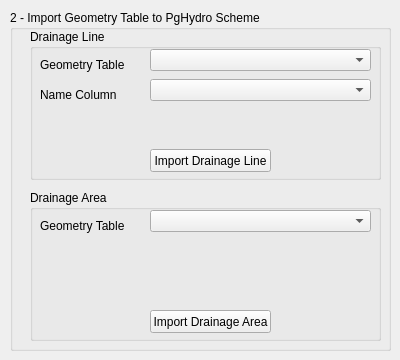
   <widget class="QWidget" name="tab_9">
    <attribute name="title">
     <string>Import Spatial Data</string>
    </attribute>
    <widget class="QGroupBox" name="groupBox_2">
     <property name="geometry">
      <rect>
       <x>10</x>
       <y>10</y>
       <width>381</width>
       <height>341</height>
      </rect>
     </property>
     <property name="title">
      <string>2 - Import Geometry Table to PgHydro Scheme</string>
     </property>
     <widget class="QGroupBox" name="groupBox_3">
      <property name="geometry">
       <rect>
        <x>20</x>
        <y>19</y>
        <width>351</width>
        <height>151</height>
       </rect>
      </property>
      <property name="title">
       <string>Drainage Line</string>
      </property>
      <widget class="QPushButton" name="pushButton_import_drainage_line">
       <property name="geometry">
        <rect>
         <x>120</x>
         <y>120</y>
         <width>121</width>
         <height>23</height>
        </rect>
       </property>
       <property name="text">
        <string>Import Drainage Line</string>
       </property>
      </widget>
      <widget class="QLabel" name="label_7">
       <property name="geometry">
        <rect>
         <x>10</x>
         <y>20</y>
         <width>151</width>
         <height>31</height>
        </rect>
       </property>
       <property name="text">
        <string>Geometry Table</string>
       </property>
      </widget>
      <widget class="QLabel" name="label_9">
       <property name="geometry">
        <rect>
         <x>10</x>
         <y>50</y>
         <width>151</width>
         <height>31</height>
        </rect>
       </property>
       <property name="text">
        <string>Name Column</string>
       </property>
      </widget>
      <widget class="QComboBox" name="input_drainage_line_table_MapLayerComboBox">
       <property name="geometry">
        <rect>
         <x>120</x>
         <y>20</y>
         <width>221</width>
         <height>22</height>
        </rect>
       </property>
      </widget>
      <widget class="QComboBox" name="input_drainage_line_table_attribute_name_MapLayerComboBox">
       <property name="geometry">
        <rect>
         <x>120</x>
         <y>50</y>
         <width>221</width>
         <height>22</height>
        </rect>
       </property>
      </widget>
     </widget>
     <widget class="QGroupBox" name="groupBox_4">
      <property name="geometry">
       <rect>
        <x>20</x>
        <y>180</y>
        <width>351</width>
        <height>151</height>
       </rect>
      </property>
      <property name="title">
       <string>Drainage Area</string>
      </property>
      <widget class="QLabel" name="label_10">
       <property name="geometry">
        <rect>
         <x>10</x>
         <y>20</y>
         <width>151</width>
         <height>31</height>
        </rect>
       </property>
       <property name="text">
        <string>Geometry Table</string>
       </property>
      </widget>
      <widget class="QPushButton" name="pushButton_import_drainage_area">
       <property name="geometry">
        <rect>
         <x>120</x>
         <y>120</y>
         <width>121</width>
         <height>23</height>
        </rect>
       </property>
       <property name="text">
        <string>Import Drainage Area</string>
       </property>
      </widget>
      <widget class="QComboBox" name="input_drainage_area_table_MapLayerComboBox">
       <property name="geometry">
        <rect>
         <x>120</x>
         <y>20</y>
         <width>221</width>
         <height>22</height>
        </rect>
       </property>
      </widget>
     </widget>
    </widget>
   </widget>
